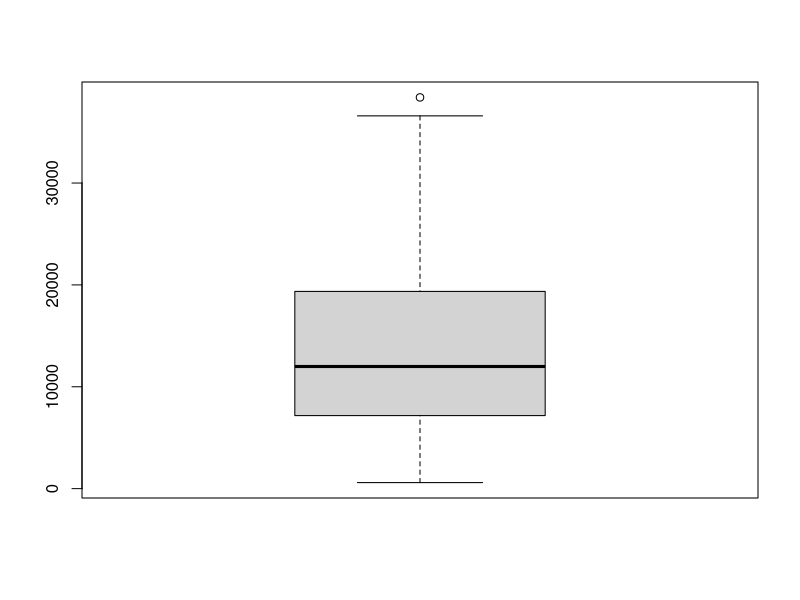
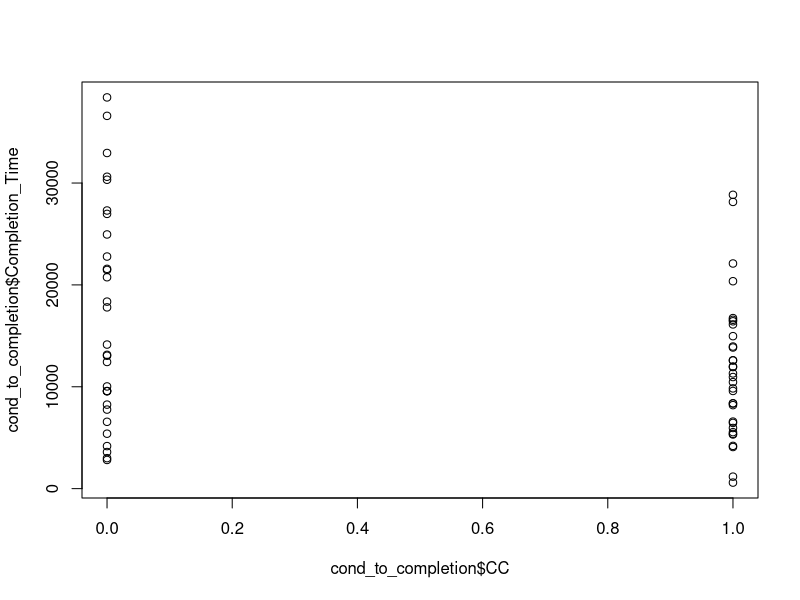
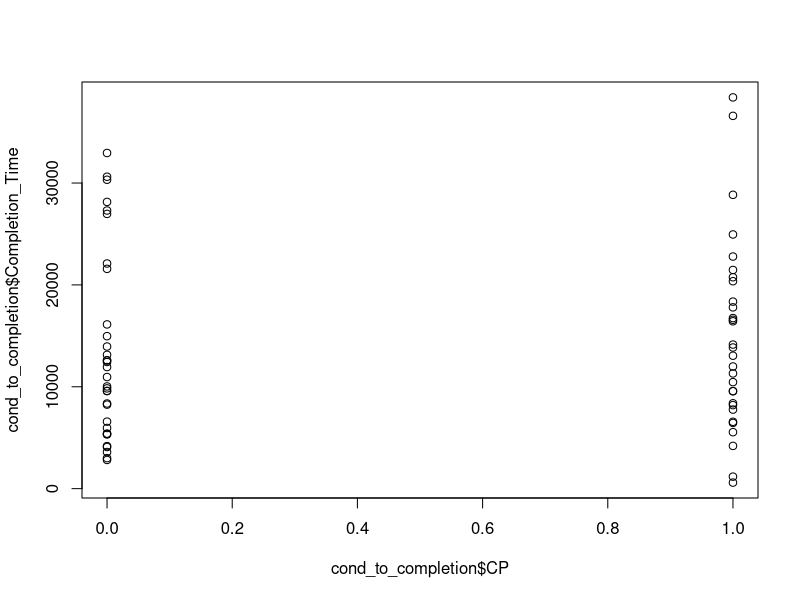
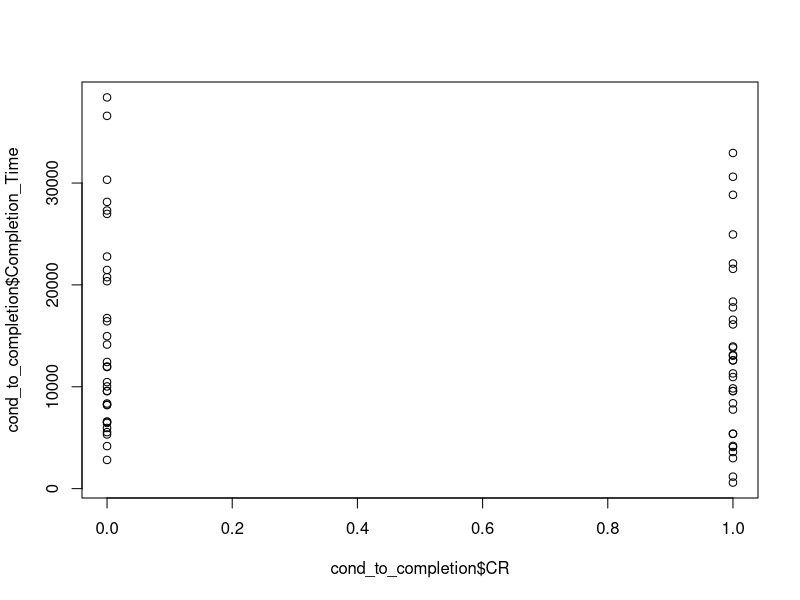

R code for these plots, in order:
setwd("/Users/jyoshimi/ipython/students/holman/holman_game_data")

cond_to_completion <- read.csv("data_for_r.csv")
summary(cond_to_completion)
boxplot(cond_to_completion$Completion_Time)

fit <-
  aov(cond_to_completion$Completion_Time ~ .,
      data = cond_to_completion)
summary(fit)

fit <- lm(cond_to_completion$Completion_Time ~ .,
          data = cond_to_completion)
summary(fit)

fit_CC <-
  lm(cond_to_completion$Completion_Time ~ cond_to_completion$CC,
     data = cond_to_completion)
summary(fit_CC)
t.test(cond_to_completion$Completion_Time ~ cond_to_completion$CC)
plot(cond_to_completion$CC, cond_to_completion$Completion_Time)

fit_CP <-
  lm(cond_to_completion$Completion_Time ~ cond_to_completion$CP,
     data = cond_to_completion)
t.test(cond_to_completion$Completion_Time ~ cond_to_completion$CP)
summary(fit_CP)
plot(cond_to_completion$CP, cond_to_completion$Completion_Time)


fit_CR <-
  lm(cond_to_completion$Completion_Time ~ cond_to_completion$CR,
     data = cond_to_completion)
summary(fit_CR)
t.test(cond_to_completion$Completion_Time ~ cond_to_completion$CR)
plot(cond_to_completion$CR, cond_to_completion$Completion_Time)
